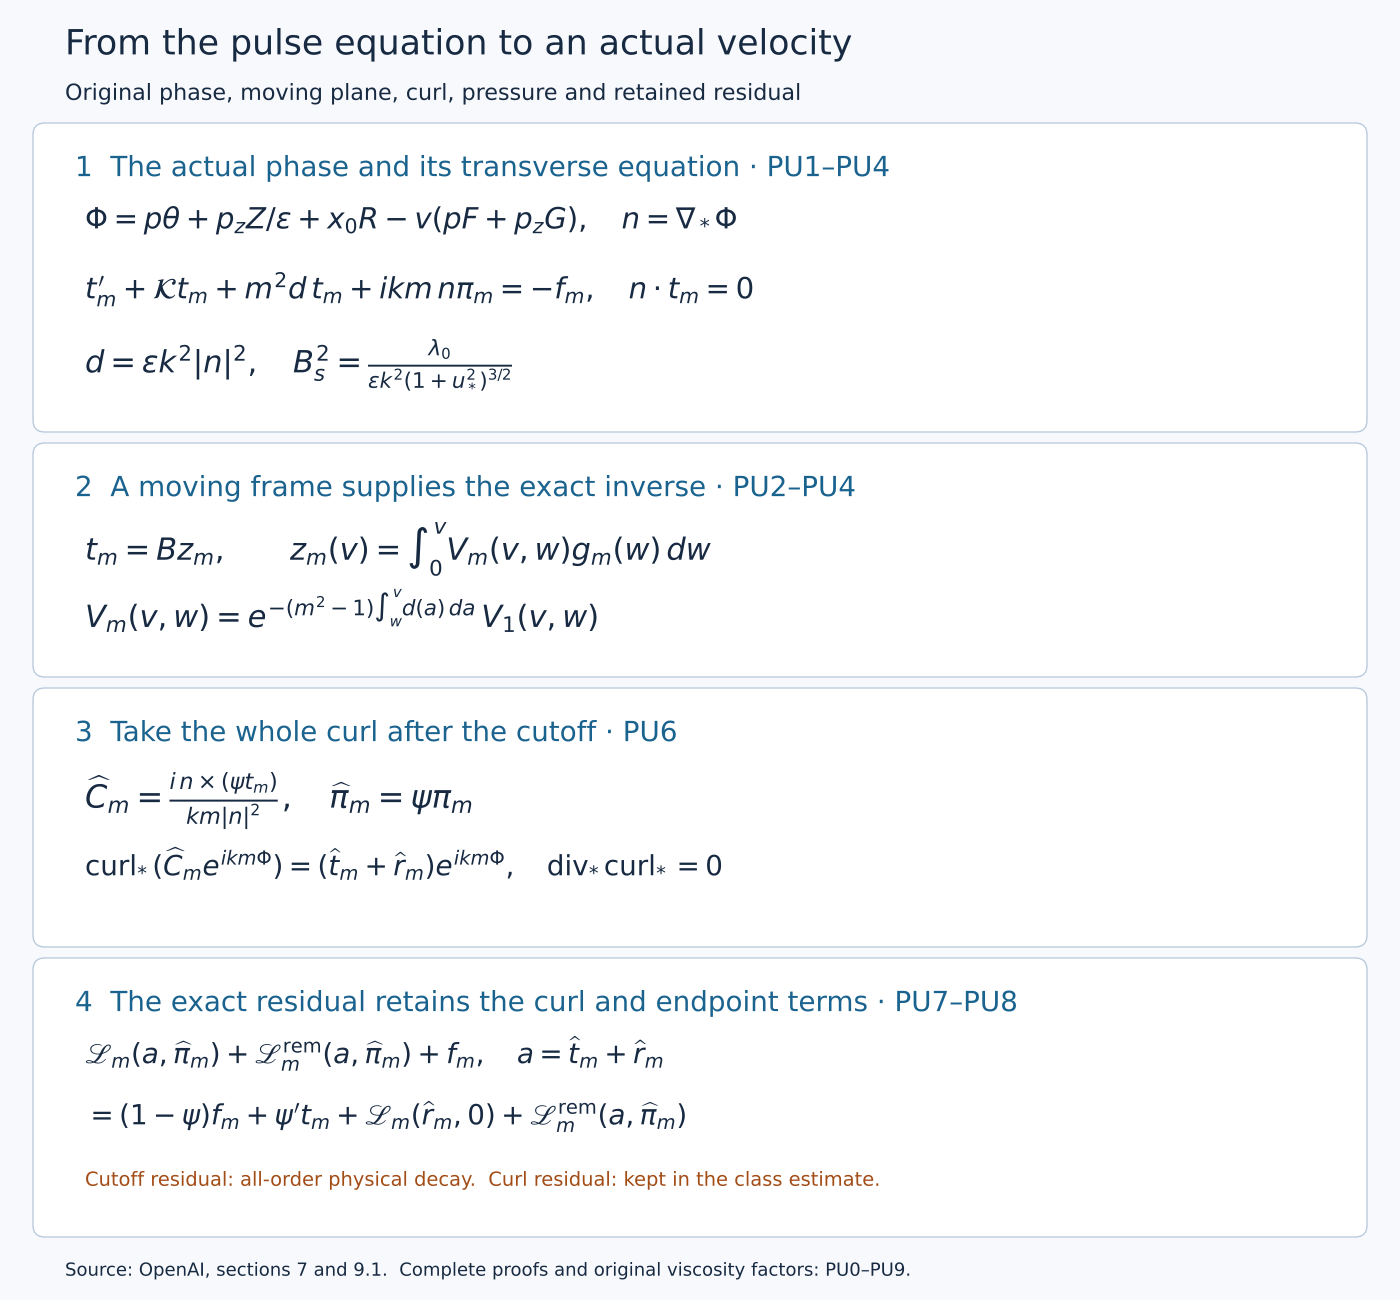

Python code for this plot:
"""Exact maps in the pulse construction, PU1–PU8; no numerical flow data."""
from pathlib import Path
import re
import matplotlib
matplotlib.use("Agg")
import matplotlib.pyplot as plt
from matplotlib.patches import FancyBboxPatch
out=Path(__file__).resolve().parent
fig=plt.figure(figsize=(14,13),dpi=100,facecolor="#f7f9fc")
ax=fig.add_axes([0,0,1,1]);ax.set(xlim=(0,14),ylim=(0,13));ax.axis("off")
ink,blue,orange="#172a42","#1b638f","#a24c16"
def text(x,y,s,size=20,color=ink):
    ax.text(x,y,s,va="top",fontsize=size,color=color,linespacing=1.45)
def panel(y,h,title):
    ax.add_patch(FancyBboxPatch((.45,y),13.1,h,boxstyle="round,pad=.12",
        linewidth=1,edgecolor="#b9cadb",facecolor="white"))
    text(.75,y+h-.2,title,20,blue)
text(.65,12.72,"From the pulse equation to an actual velocity",25)
text(.65,12.17,"Original phase, moving plane, curl, pressure and retained residual",16)
panel(8.8,2.85,"1  The actual phase and its transverse equation · PU1–PU4")
text(.85,10.94,r"$\Phi=p\theta+p_z Z/\varepsilon+x_0R-v(pF+p_zG),\quad n=\nabla_*\Phi$",21)
text(.85,10.28,r"$t_m'+\mathcal{K}t_m+m^2d\,t_m+ikm\,n\pi_m=-f_m,\quad n\cdot t_m=0$",21)
text(.85,9.61,r"$d=\varepsilon k^2|n|^2,\quad B_s^2=\frac{\lambda_0}{\varepsilon k^2(1+u_*^2)^{3/2}}$",22)
panel(6.35,2.1,"2  A moving frame supplies the exact inverse · PU2–PU4")
text(.85,7.78,r"$t_m=Bz_m,\qquad z_m(v)=\int_0^v V_m(v,w)g_m(w)\,dw$",22)
text(.85,7.10,r"$V_m(v,w)=e^{-(m^2-1)\int_w^v d(a)\,da}\,V_1(v,w)$",22)
panel(3.65,2.35,"3  Take the whole curl after the cutoff · PU6")
text(.85,5.28,r"$\widehat{C}_m=\frac{i\,n\times(\psi t_m)}{km|n|^2},\quad"
                  r"\widehat{\pi}_m=\psi\pi_m$",23)
text(.85,4.52,r"$\operatorname{curl}_*(\widehat{C}_m e^{ikm\Phi})"
                  r"=(\widehat{t}_m+\widehat{r}_m)e^{ikm\Phi},"
                  r"\quad\operatorname{div}_*\operatorname{curl}_*=0$",20)
panel(.75,2.55,"4  The exact residual retains the curl and endpoint terms · PU7–PU8")
text(.85,2.64,r"$\mathscr{L}_m(a,\widehat{\pi}_m)+\mathscr{L}^{\rm rem}_m"
                  r"(a,\widehat{\pi}_m)+f_m,\quad a=\widehat{t}_m+\widehat{r}_m$",20)
text(.85,1.99,r"$=(1-\psi)f_m+\psi't_m+\mathscr{L}_m(\widehat{r}_m,0)"
                  r"+\mathscr{L}^{\rm rem}_m(a,\widehat{\pi}_m)$",20)
text(.85,1.29,"Cutoff residual: all-order physical decay.  Curl residual: kept in the class estimate.",14,orange)
text(.65,.38,"Source: OpenAI, sections 7 and 9.1.  Complete proofs and original viscosity factors: PU0–PU9.",13)
for ext in ["svg","png"]:fig.savefig(out/("pulse-construction."+ext),dpi=100)
p=out/"pulse-construction.svg"
p.write_text(re.sub(r'width="1008pt" height="936pt"','width="1400" height="1300"',
    p.read_text(encoding="utf8")),encoding="utf8")
plt.close(fig)
